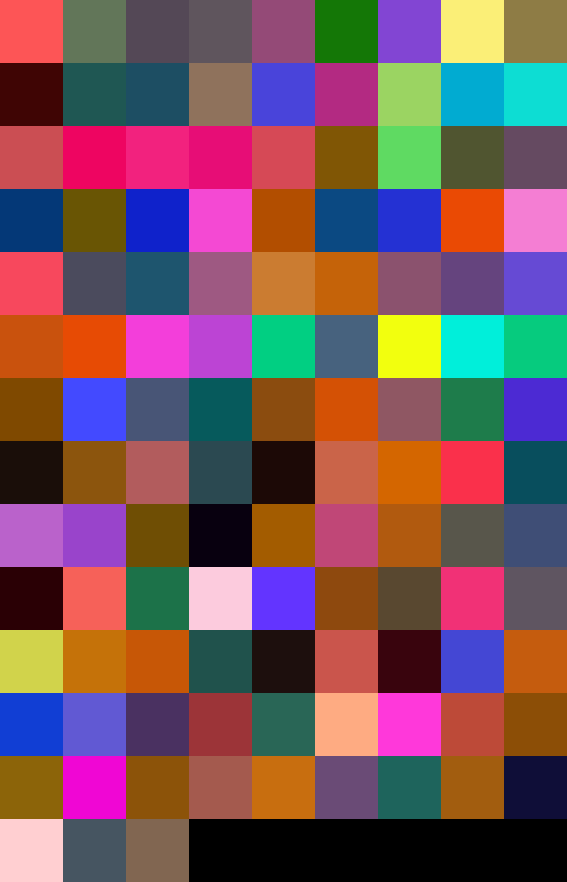
#> input picture MolGraph/img/test_1.bmp, 567 x 882 px, found by its file name; its folder holds only this picture in this run
$ python trans.py   (older library calls are emulated)
#> lines starting #> are read from the running program, lines starting #| are printed output that depends on the picture
import os

import PIL.Image as Image


def resize_by_width(infile, image_size):
    """按照宽度进行所需比例缩放"""
    im = Image.open(infile)
    (x, y) = im.size
    lv = round(x / image_size, 2) + 0.01
    x_s = int(x // lv)
    y_s = int(y // lv)
    print("x_s", x_s, y_s)
    out = im.resize((x_s, y_s), Image.ANTIALIAS)
    return out


def get_new_img_xy(infile, image_size):
    """返回一个图片的宽、高像素"""
#> called with infile = 'D:\\test\\img/test_1.bmp', image_size = 128
    im = Image.open(infile)
#> im is the input picture: PIL image 567x882 RGB; mean R, G, B 121.8, 84.5, 90.5
    (x, y) = im.size
#> x = 567; y = 882
    lv = round(x / image_size, 2) + 0.01
#> lv = 4.44
    x_s = x // lv
#> x_s = 127
    y_s = y // lv
#> y_s = 198
    # print("x_s", x_s, y_s)
    # out = im.resize((x_s, y_s), Image.ANTIALIAS)
    return x_s, y_s


# 定义图像拼接函数
def image_compose(image_colnum, image_size, image_rownum, image_names, image_save_path, x_new, y_new):
    to_image = Image.new('RGB', (image_colnum * x_new, image_rownum * y_new))  # 创建一个新图
    # 循环遍历，把每张图片按顺序粘贴到对应位置上
    total_num = 0
    for y in range(1, image_rownum + 1):
        for x in range(1, image_colnum + 1):
            from_image = resize_by_width(image_names[image_colnum * (y - 1) + x - 1], image_size)
            # from_image = Image.open(image_names[image_colnum * (y - 1) + x - 1]).resize((image_size,image_size ), Image.ANTIALIAS)
            to_image.paste(from_image, ((x - 1) * x_new, (y - 1) * y_new))
            total_num += 1
            if total_num == len(image_names):
                break
    return to_image.save(image_save_path)  # 保存新图


def get_image_list_fullpath(dir_path):
    file_name_list = os.listdir(dir_path)
    image_fullpath_list = []
    for file_name_one in file_name_list:
        file_one_path = os.path.join(dir_path, file_name_one)
        if os.path.isfile(file_one_path):
            image_fullpath_list.append(file_one_path)
        else:
            img_path_list = get_image_list_fullpath(file_one_path)
            image_fullpath_list.extend(img_path_list)
    return image_fullpath_list


def merge_images(image_dir_path,image_size,image_colnum):
    # 获取图片集地址下的所有图片名称
    image_fullpath_list = get_image_list_fullpath(image_dir_path)
    print("image_fullpath_list", len(image_fullpath_list), image_fullpath_list)

    image_save_path = r'{}.bmp'.format(image_dir_path)
    # image_rownum = 4
    image_rownum_yu = len(image_fullpath_list) % image_colnum
    if image_rownum_yu == 0:
        image_rownum = len(image_fullpath_list) // image_colnum
    else:
        image_rownum = len(image_fullpath_list) // image_colnum + 1

    x_list = []
    y_list = []
    for img_file in image_fullpath_list:
        img_x, img_y = get_new_img_xy(img_file, image_size)
#> img_x = 127; img_y = 198
        x_list.append(img_x)
        y_list.append(img_y)

    print("x_list", sorted(x_list))
#| x_list [127.0]
    print("y_list", sorted(y_list))
#| y_list [198.0]
    x_new = int(x_list[len(x_list) // 5 * 4])
#> x_new = 127
    y_new = int(y_list[len(y_list) // 5 * 4])
#> y_new = 198
    print(" x_new, y_new", x_new, y_new)
#|  x_new, y_new 127 198
    image_compose(image_colnum, image_size, image_rownum, image_fullpath_list, image_save_path, x_new, y_new)  # 调用函数
#> in image_compose, `to_image = Image.new('RGB', (image_colnum * x_new, image_rownum * y_ne..`: to_image: PIL image 254x198 RGB; every value is 0
#| x_s 127 198
#> in resize_by_width, `out = im.resize((x_s, y_s), Image.ANTIALIAS)`:
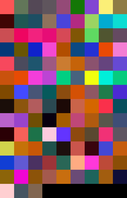
#> out: PIL image 127x198 RGB; mean R, G, B 121.8, 84.6, 90.6
#> in image_compose, `to_image.paste(from_image, ((x - 1) * x_new, (y - 1) * y_new))`:
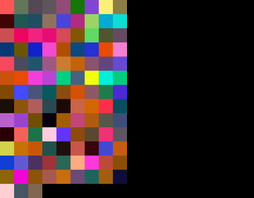
#> to_image: PIL image 254x198 RGB; mean R, G, B 60.9, 42.3, 45.3
    # for img_file in image_fullpath_list:
    #     resize_by_width(img_file,image_size)

if __name__ == '__main__':

    image_dir_path = r'D:\test\img'
    image_size = 128
    image_colnum = 2  # 合并成一张图后，一行有几个小图
    merge_images(image_dir_path, image_size, image_colnum)

$ run again, on MolGraph/img/test_2.bmp
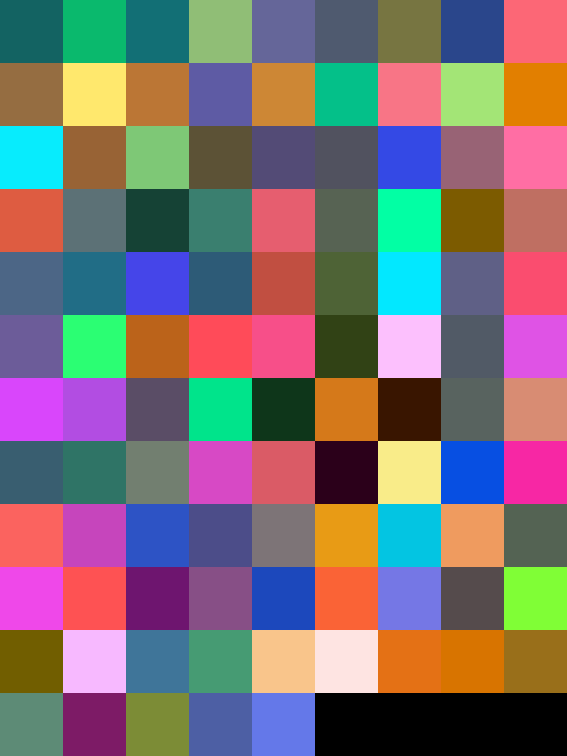
#> input picture MolGraph/img/test_2.bmp, 567 x 756 px, found by its file name
#> in get_new_img_xy, im is the input picture: PIL image 567x756 RGB; mean R, G, B 126, 111.2, 114
#| x_list [127.0]
#| y_list [170.0]
#|  x_new, y_new 127 170
#| x_s 127 170
#> in resize_by_width, `out = im.resize((x_s, y_s), Image.ANTIALIAS)`:
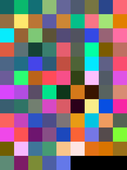
#> out: PIL image 127x170 RGB; mean R, G, B 126, 111.2, 114
#> in image_compose, `to_image.paste(from_image, ((x - 1) * x_new, (y - 1) * y_new))`:
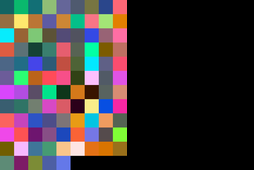
#> to_image: PIL image 254x170 RGB; mean R, G, B 63, 55.6, 57

$ run again, on MolGraph/img/test_3.bmp
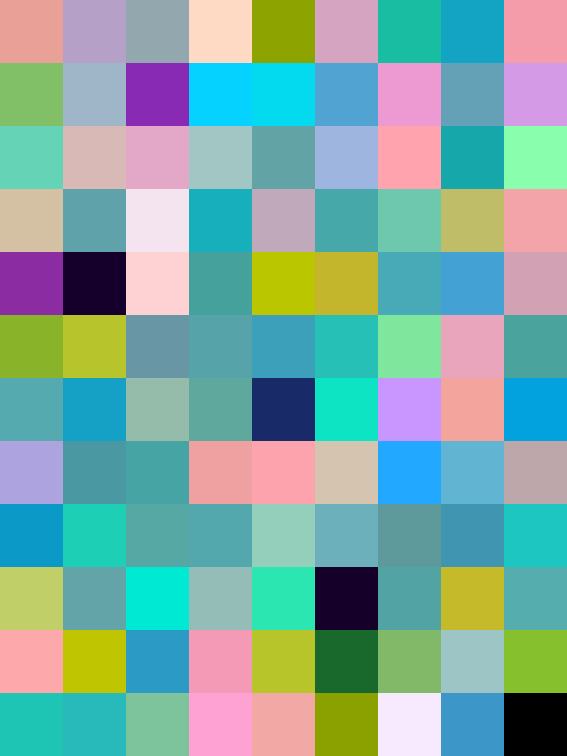
#> input picture MolGraph/img/test_3.bmp, 567 x 756 px, found by its file name
#> in get_new_img_xy, im is the input picture: PIL image 567x756 RGB; mean R, G, B 127.1, 169.6, 162
#| x_list [127.0]
#| y_list [170.0]
#|  x_new, y_new 127 170
#| x_s 127 170
#> in resize_by_width, `out = im.resize((x_s, y_s), Image.ANTIALIAS)`:
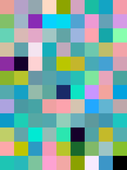
#> out: PIL image 127x170 RGB; mean R, G, B 127, 169.7, 162.1
#> in image_compose, `to_image.paste(from_image, ((x - 1) * x_new, (y - 1) * y_new))`:
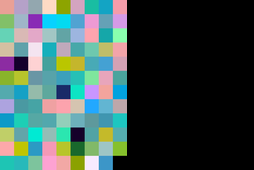
#> to_image: PIL image 254x170 RGB; mean R, G, B 63.5, 84.8, 81

$ run again, on MolGraph/img/test_4.bmp
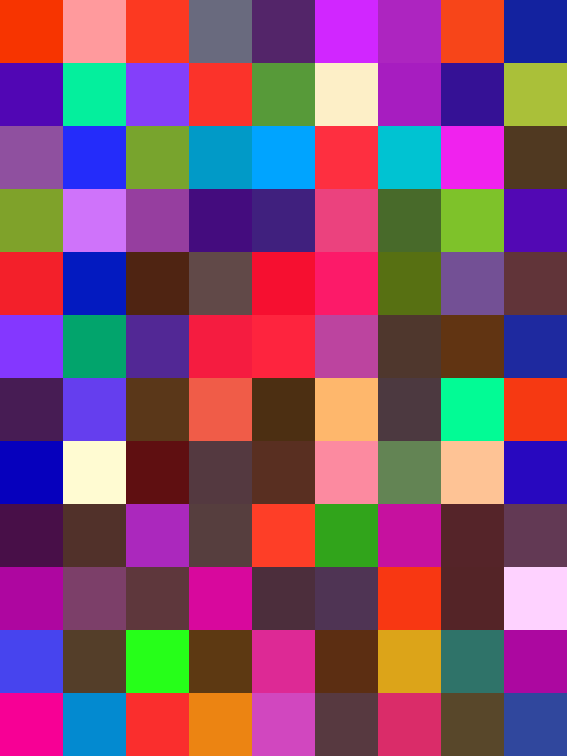
#> input picture MolGraph/img/test_4.bmp, 567 x 756 px, found by its file name
#> in get_new_img_xy, im is the input picture: PIL image 567x756 RGB; mean R, G, B 132.6, 77.9, 110
#| x_list [127.0]
#| y_list [170.0]
#|  x_new, y_new 127 170
#| x_s 127 170
#> in resize_by_width, `out = im.resize((x_s, y_s), Image.ANTIALIAS)`:
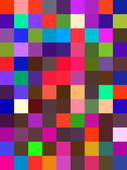
#> out: PIL image 127x170 RGB; mean R, G, B 132.5, 77.9, 110
#> in image_compose, `to_image.paste(from_image, ((x - 1) * x_new, (y - 1) * y_new))`:
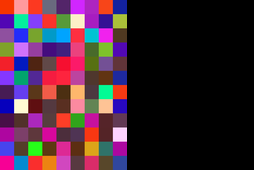
#> to_image: PIL image 254x170 RGB; mean R, G, B 66.2, 38.9, 55
